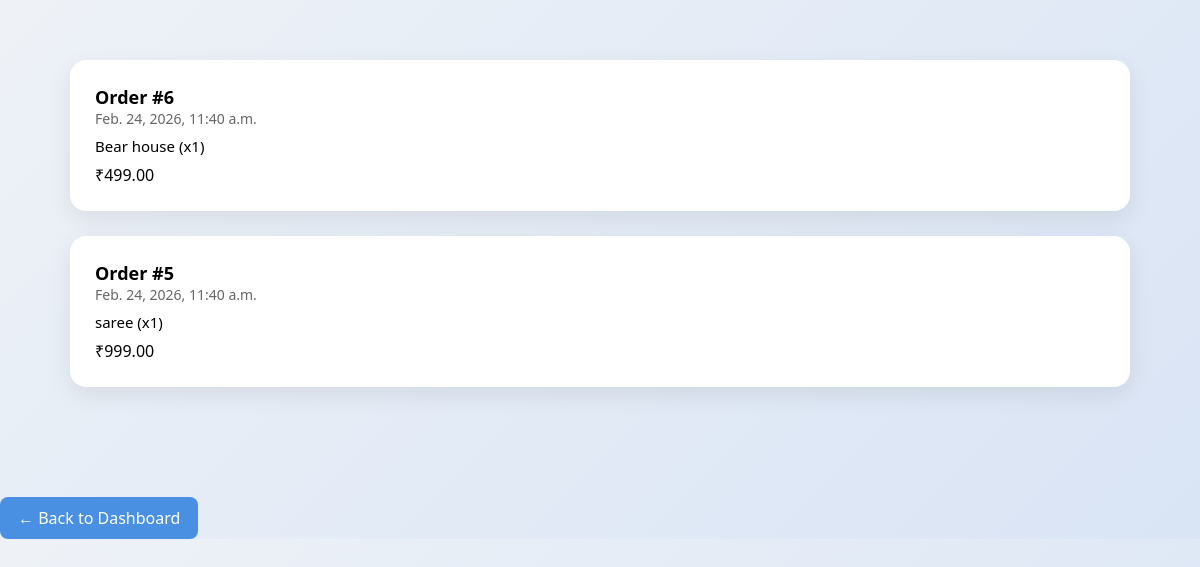
/my-orders/ (signed in), run on an earlier commit of the app's database.
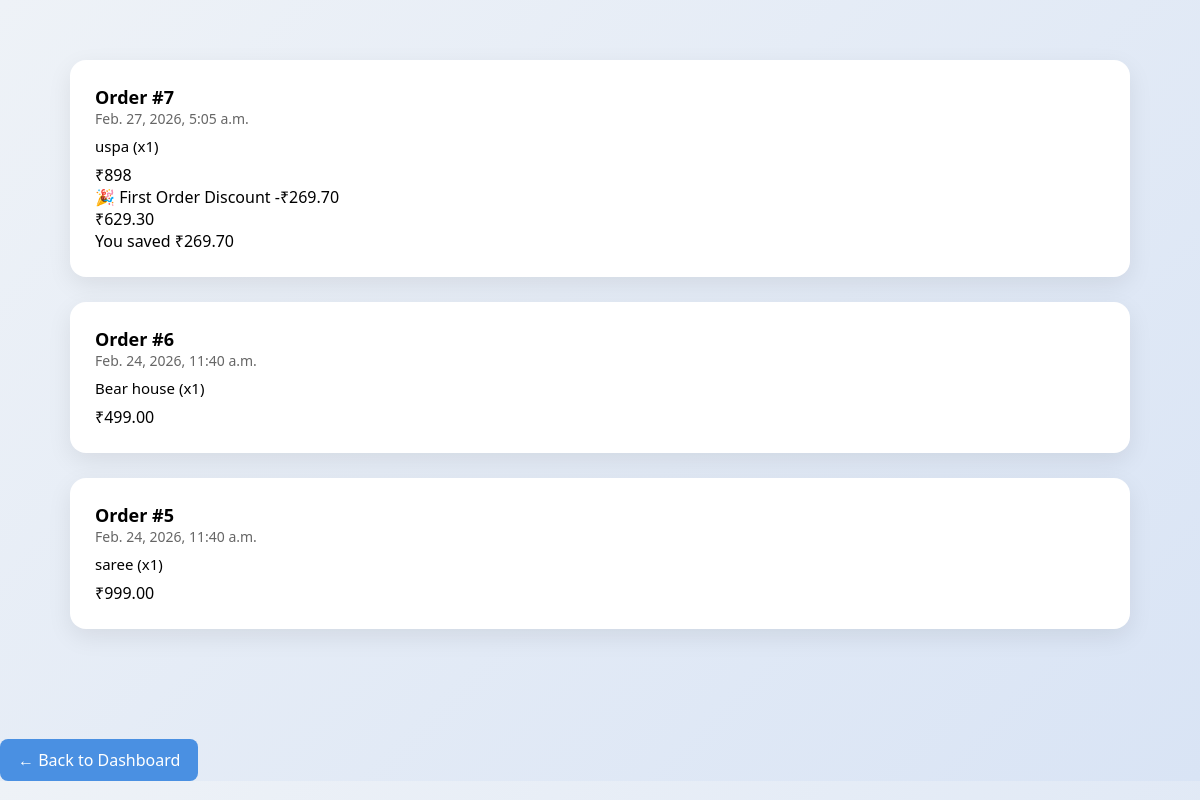
And on a later commit of the database.
### category/models.py (models this page shows, shortened)
class Order(models.Model):
    user = models.ForeignKey(User, on_delete=models.CASCADE)
    total_amount = models.DecimalField(max_digits=10, decimal_places=2)
    status = models.CharField(max_length=20, default="Placed")
    created_at = models.DateTimeField(auto_now_add=True)
    discount_amount = models.DecimalField(max_digits=10, decimal_places=2, default=0)

class OrderItem(models.Model):
    order = models.ForeignKey(Order, on_delete=models.CASCADE, related_name="items")
    product = models.ForeignKey(Product, on_delete=models.CASCADE)
    quantity = models.IntegerField()
    price = models.DecimalField(max_digits=10, decimal_places=2)

class Product(models.Model):
    category = models.ForeignKey(Category, on_delete=models.CASCADE)
    subcategory = models.ForeignKey(SubCategory, on_delete=models.CASCADE)
    name = models.CharField(max_length=200)
    description = models.TextField()
    price = models.DecimalField(max_digits=10, decimal_places=2)
    image = models.ImageField(upload_to='products/')

### category/views.py (the view)
# urls.py: path("my-orders/", views.my_orders, name="my_orders"),
@login_required
def my_orders(request):
    orders = Order.objects.filter(user=request.user).order_by('-created_at')
    return render(request, "my_orders.html", {
        "orders": orders
    })

### category/templates/my_orders.html (shortened to what this page needs)
<!DOCTYPE html>
<html>
<head>
</head>
<body>
<div class="container">
{% for order in orders %}
    <div class="order-card">
        <div class="order-content">
            <div class="left">
                <div class="order-id">Order #{{ order.id }}</div>
                <div class="order-date">{{ order.created_at }}</div>
                {% for item in order.items.all %}
                    <div class="item">
                        {{ item.product.name }} (x{{ item.quantity }})
                    </div>
                {% endfor %}
            </div>
            <div class="right">
                {% if forloop.first and order.discount_amount > 0 %}
                    <div class="original">
                        ₹{{ order.total_amount|add:order.discount_amount }}
                    </div>
                    <div class="discount">
                        🎉 First Order Discount -₹{{ order.discount_amount }}
                    </div>
                    <div class="final">
                        ₹{{ order.total_amount }}
                    </div>
                    <div class="saved">
                        You saved ₹{{ order.discount_amount }}
                    </div>
                {% else %}
                    <div class="final">
                        ₹{{ order.total_amount }}
                    </div>
                {% endif %}
            </div>
        </div>
    </div>
{% empty %}
    <div class="empty">
        <h3>You have no orders yet 😔</h3>
    </div>
{% endfor %}
</div>
<a href="{% url 'dashboard' %}" class="back">← Back to Dashboard</a>

What changed in the data, as far as the page shows it:
added Order: id "7", created_at "Feb. 27, 2026, 5:05 a.m.", total_amount|add "898", discount_amount "269.70", total_amount "629.30"
added OrderItem: product.name "uspa", quantity "1", shown under "7"
